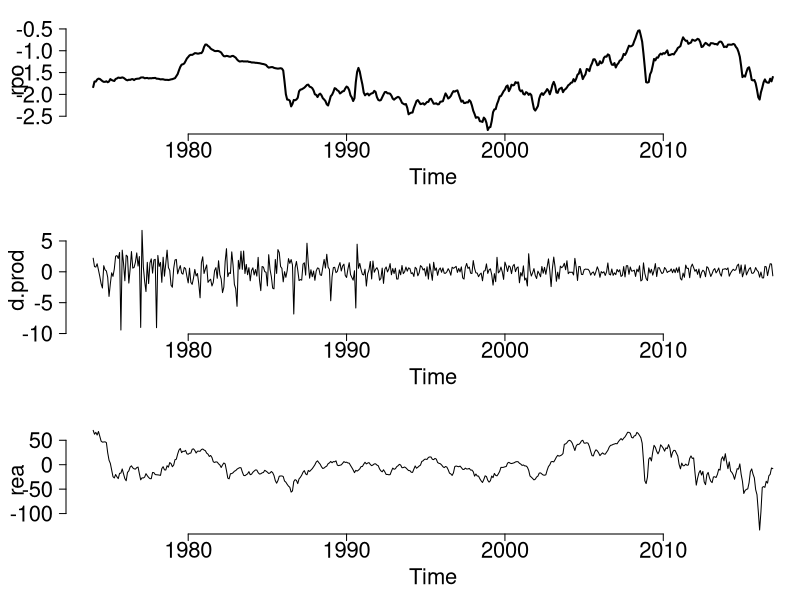

Reproduce this figure in R.
## Clean data oil price shocks
# Data sources:
# http://www-personal.umich.edu/~lkilian/reaupdate.txt
# https://data.bls.gov/cgi-bin/surveymost?cu
# https://www.eia.gov/totalenergy/data/browser/?tbl=T11.01B#/?f=M
# https://www.eia.gov/totalenergy/data/browser/?tbl=T09.01#/?f=M
setwd("~/Downloads/killian")
par(mar=c(5,5,2,0),mfrow=c(3,1),las=1,bty="n",cex.lab=2,cex.axis=2,cex.main=2)

#### Oil prices ####
p<-read.csv("MER_T09_01.csv",stringsAsFactor=FALSE)

# Subset data to acquisition cost
p<-p[p$Description=="Refiner Acquisition Cost of Crude Oil, Composite",]

# Drop annual averages
p$m<-substring(p$YYYYMM,5,6)
p<-p[p$m!=13,]

# Drop NAs
p<-p[p$Value!="Not Available",]
p$Value<-as.numeric(p$Value)

# Create time-series object
p<-p[order(p$YYYYMM),]
npo<-ts(p$Value,start=c(1974,1),frequency=12)

# Load CPI
cpi<-read.csv("cpi.csv",stringsAsFactor=FALSE)
cpi<-cpi[cpi$Period!="S01" & cpi$Period!="S02",]

cpi.ts<-ts(cpi$Value,start=c(1913,1),frequency=12)
cpi.ts<-window(cpi.ts,start=c(1974,1),end=c(2017,5))

## Calculate real oil price (log)
# https://www.dallasfed.org/research/basics/nominal.cfm
rpo<-log(npo/cpi.ts)
rpo<-window(rpo,start=c(1974,1),end=c(2016,12))

rm(list=setdiff(ls(), "rpo")) # Housekeeping
plot(rpo,lwd=2)

#### Oil production ####
p<-read.csv("MER_T11_01B.csv",stringsAsFactors=FALSE)

# Subset data to global production
p<-p[p$Description=="Crude Oil Production, World",]

# Drop month 13
p$m<-substring(p$YYYYMM,5,6)
p<-p[p$m!=13,]

# Create time-series object
p$Value<-as.numeric(p$Value)
p<-p[order(p$YYYYMM),]
p.ts<-ts(p$Value,start=c(1973,1),frequency=12)

# Caclulate change
d.prod<-(p.ts-lag(p.ts,-1))/lag(p.ts,-1)*100
d.prod=window(d.prod,start=c(1974,1),end=c(2016,12))

rm(list=setdiff(ls(), c("rpo","d.prod"))) # Housekeeping
plot(d.prod)

#### Index of real economic activity ####
act<-read.csv("reaupdate.txt",header=FALSE)

rea.ts<-ts(act[,1],start=c(1968,1),frequency=12)
rea<-window(rea.ts,start=c(1974,1),end=c(2016,12))


rm(list=setdiff(ls(), c("rpo","d.prod","rea"))) # Housekeeping
plot(rea)

##
oil<-ts.union(d.prod,rea,rpo)
